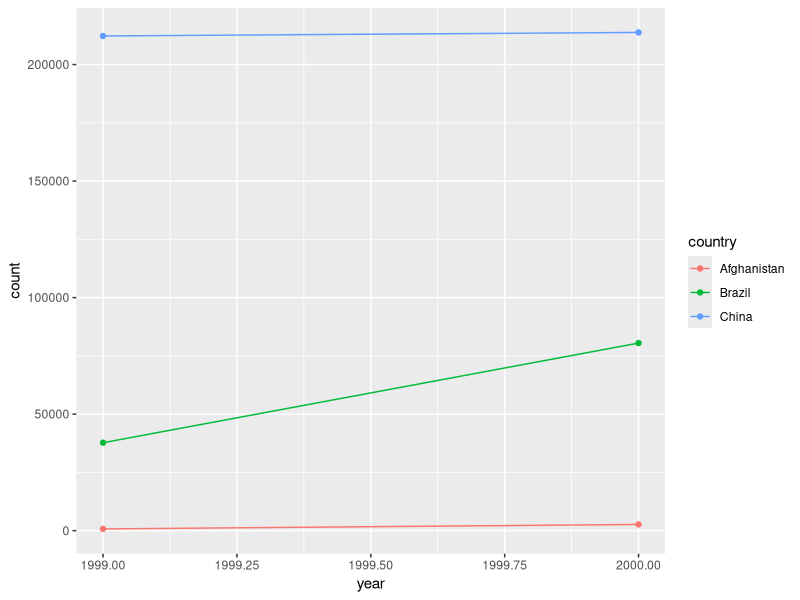

Write the R code that produced this figure.
## ---- chunk 1
library(tidyverse)
## ---- chunk 2
table1
## ---- chunk 3
table2
## ---- chunk 4
table3
## ---- chunk 5
table4a
## ---- chunk 6
table4b
## ---- chunk 7
fyear <-
  table2 %>%
  filter(year == 1999)

fyear %>%
  filter(type == "cases")
## ---- chunk 8
table2 %>%
  filter(type == "cases") %>%
  ggplot(aes(year, count, group = country, colour = country)) +
    geom_point() +
    geom_line()
